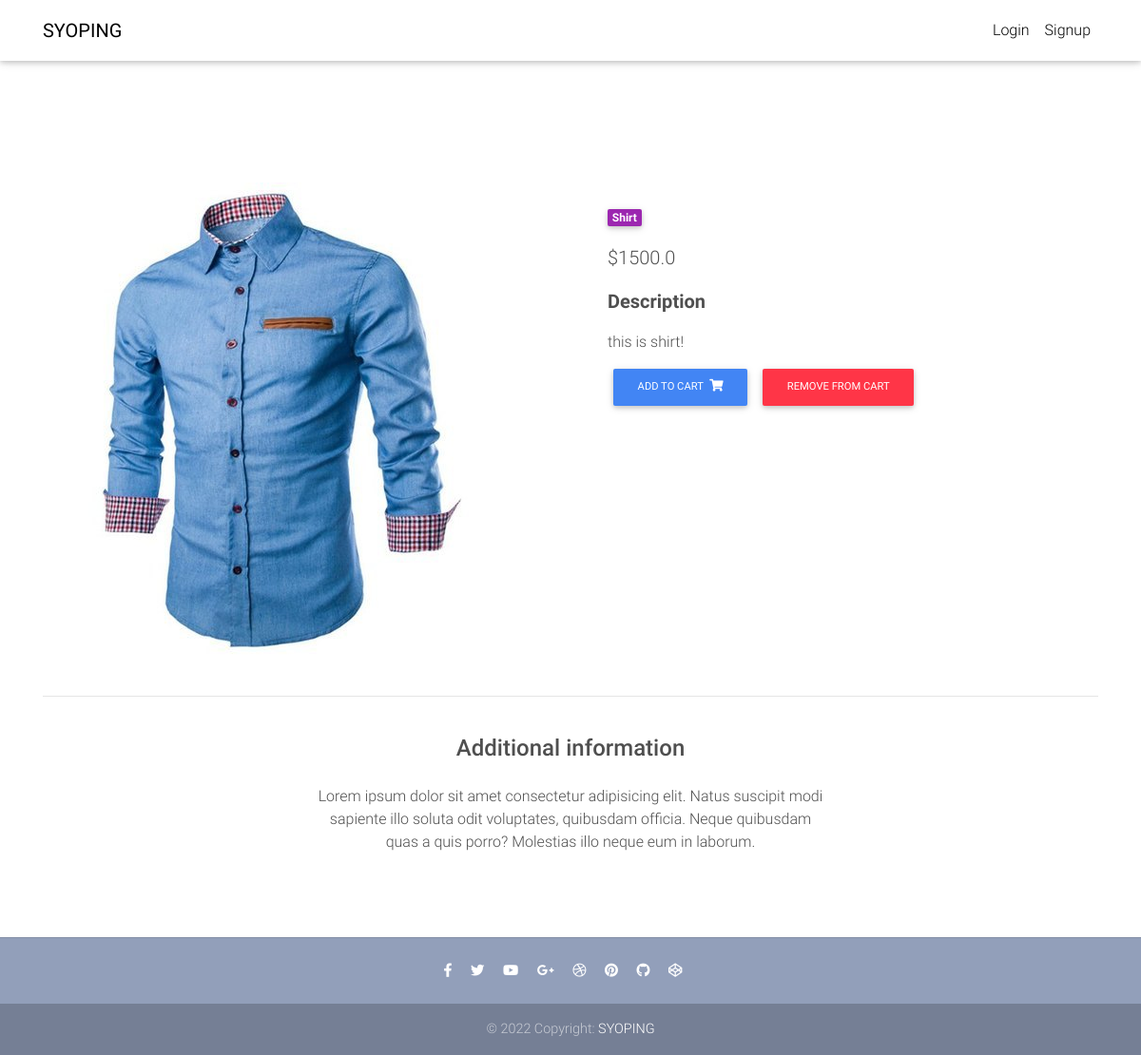
Screenshot of /product/shirt1/ with the database file from the repository.
### core/models.py (models this page shows, shortened)
class Item(models.Model):
    title = models.CharField(max_length=100)
    price = models.FloatField()
    discount_price = models.FloatField(blank=True, null=True)
    category = models.CharField(choices=CATEGORY_CHOICES, max_length=2)
    label = models.CharField(choices=LABEL_CHOICES, max_length=1)
    slug = models.SlugField()
    description = models.TextField()
    image = models.ImageField()
    def get_add_to_cart_url(self):
        return reverse("core:add-to-cart", kwargs={
            'slug': self.slug
        })
    def get_remove_from_cart_url(self):
        return reverse("core:remove-from-cart", kwargs={
            'slug': self.slug
        })

### core/views.py (the view)
# urls.py: path('product/<slug>/', ItemDetailView.as_view(), name='product'),
class ItemDetailView(DetailView):
    model = Item
    template_name = "product.html"

### templates/product.html (shortened to what this page needs)
{% extends "base.html" %} {% block content %}
<main class="mt-5 pt-4">
  <div class="container dark-grey-text mt-5">
    <div class="row wow fadeIn">
      <div class="col-md-6 mb-4">
        <img
          src="{{ object.image.url }}"
          class="img-fluid"
          style="object-fit: cover; height: 500px !important"
          alt=""
        />
      </div>
      <div class="col-md-6 mb-4">
        <div class="p-4">
          <div class="mb-3">
            <a href="">
              <span class="badge purple mr-1"
                >{{ object.get_category_display }}</span
              >
            </a>
          </div>
          <p class="lead">
            {% if object.discount_price %}
            <span class="mr-1">
              <del>₹{{ object.price }}</del>
            </span>
            <span>₹{{ object.discount_price }}</span>
            {% else %}
            <span>${{ object.price }}</span>
            {% endif %}
          </p>
          <p class="lead font-weight-bold">Description</p>
          <p>{{ object.description }}</p>
          <a
            href="{{ object.get_add_to_cart_url }}"
            class="btn btn-primary btn-md my-0 p"
          >
            Add to cart
            <i class="fas fa-shopping-cart ml-1"></i>
          </a>
          <a
            href="{{ object.get_remove_from_cart_url }}"
            class="btn btn-danger btn-md my-0 p"
          >
            Remove from cart
          </a>
        </div>
      </div>
    </div>
    <hr />
    <div class="row d-flex justify-content-center wow fadeIn">
      <div class="col-md-6 text-center">
        <h4 class="my-4 h4">Additional information</h4>
        <p>
          Lorem ipsum dolor sit amet consectetur adipisicing elit. Natus
          suscipit modi sapiente illo soluta odit voluptates, quibusdam officia.
          Neque quibusdam quas a quis porro? Molestias illo neque eum in
          laborum.
        </p>
      </div>
    </div>
    <div class="row wow fadeIn">
      <div class="col-lg-4 col-md-12 mb-4">
      </div>
      <div class="col-lg-4 col-md-6 mb-4">
      </div>
      <div class="col-lg-4 col-md-6 mb-4">
      </div>
    </div>
  </div>
</main>
{% endblock content %}

### templates/base.html (style rules this page uses)
html, body, header, .carousel { height: 60vh; }

### rows the page displays
Item: image (picture), category "Shirt", price "1500.0", description "this is shirt!"
